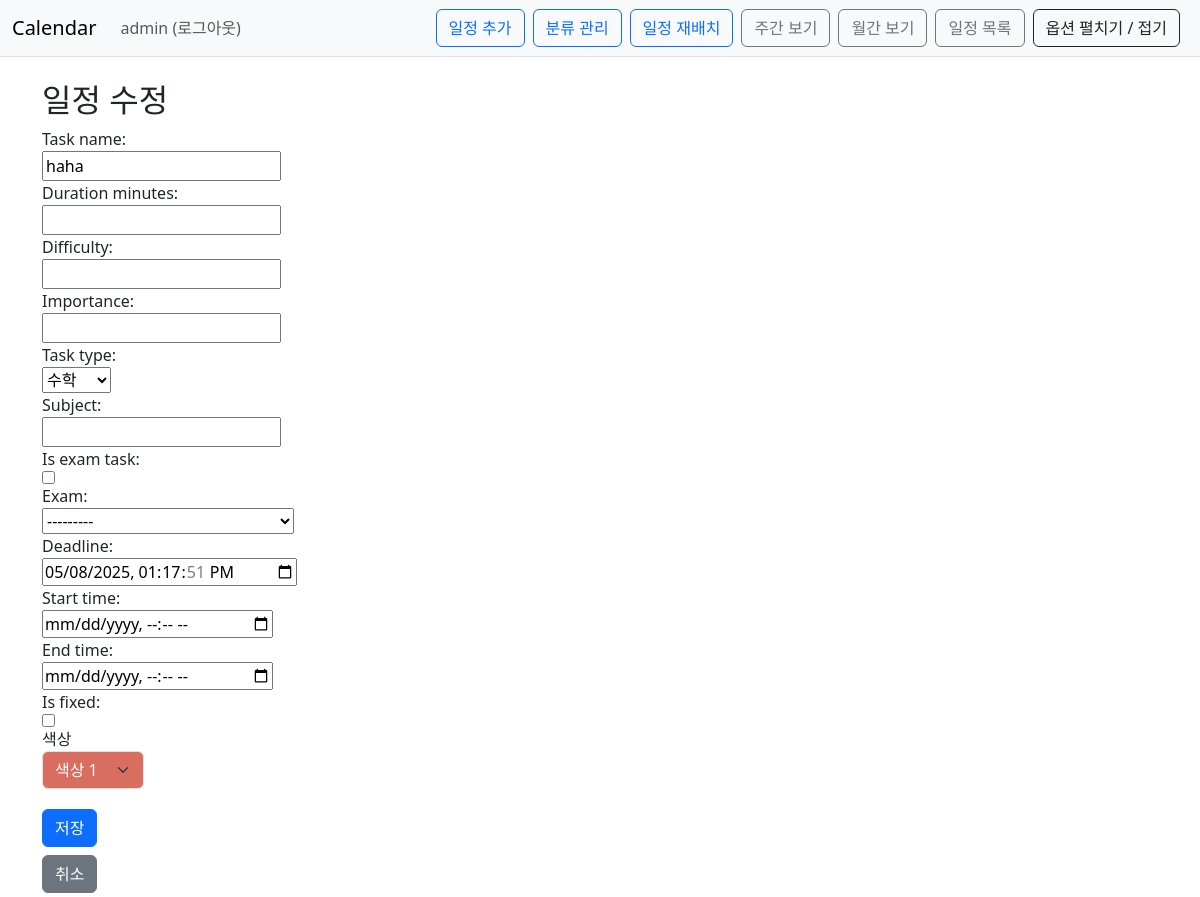
The page /calendar/schedule/1/edit/?next=/calendar/schedule/list/ (signed in) on the database as committed earlier.
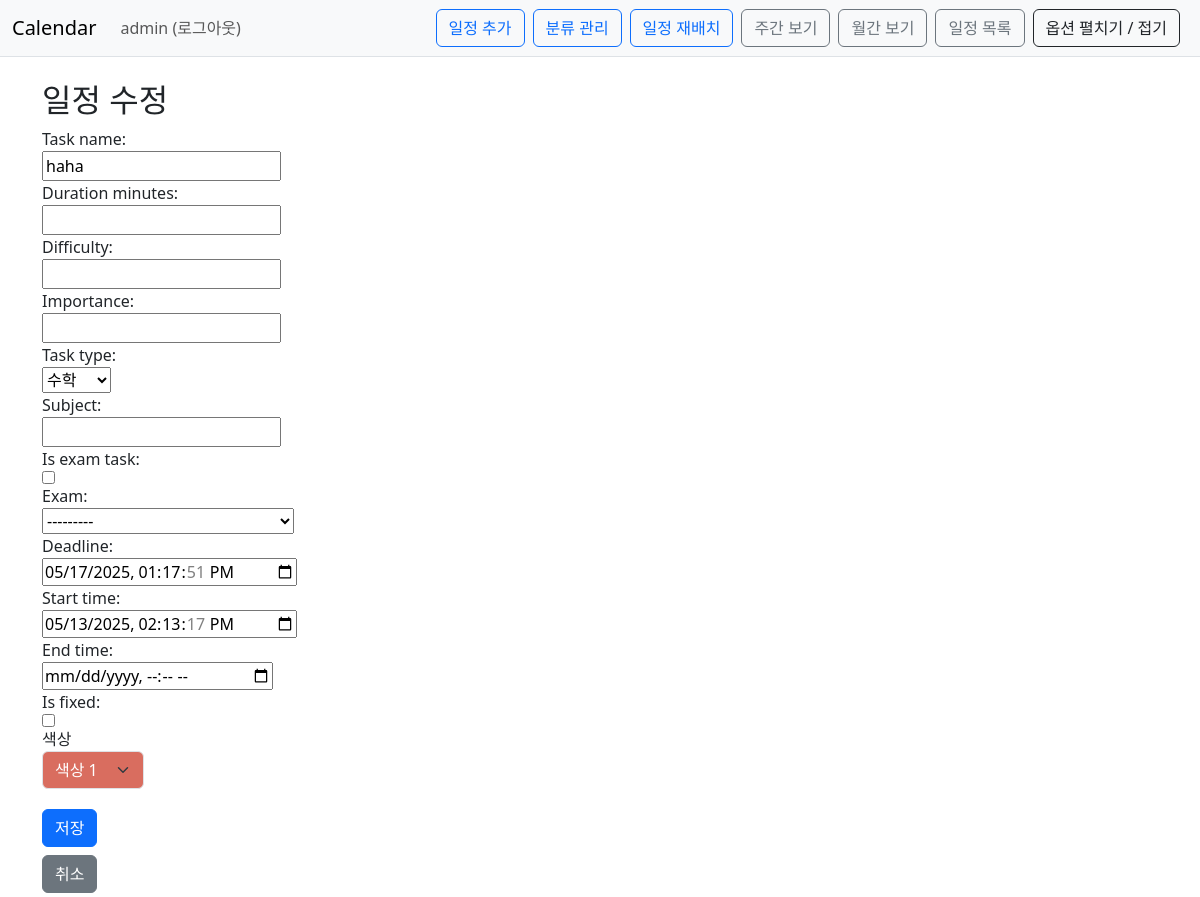
The same page on the database as committed later.
### Calendar/models.py (models this page shows, shortened)
class Schedule(models.Model):
    owner=models.ForeignKey(User, on_delete=models.CASCADE)
    task_name=models.CharField(max_length=50)
    duration_minutes=models.IntegerField(null=True, blank=True)
    difficulty=models.IntegerField(null=True, blank=True)
    importance=models.IntegerField(null=True, blank=True)
    task_type = models.ForeignKey('ScheduleType', null=True, blank=True, on_delete=models.SET_NULL)
    subject=models.CharField(max_length=50, blank=True)
    is_exam_task=models.BooleanField(default=False)
    deadline=models.DateTimeField(null=True ,blank=True)
    start_time=models.DateTimeField(null=True ,blank=True)
    end_time=models.DateTimeField(null=True ,blank=True)
    is_fixed=models.BooleanField(default=False)
    exam=models.ForeignKey('self',default=None, on_delete=models.SET_DEFAULT, null=True ,blank=True)
    color = models.CharField(max_length=7, blank=True, default='#6c8df5')
    is_done = models.BooleanField(default=False)
    def __str__(self):
        return f"{self.task_name}({self.owner})"

### Calendar/views.py (the view)
# urls.py: path('schedule/<int:pk>/edit/', views.schedule_edit, name='schedule_edit'),
@login_required(login_url='common:login')
def schedule_edit(request, pk):
    schedule = get_object_or_404(Schedule, pk=pk, owner=request.user)
    next_url = request.GET.get('next') or request.POST.get('next')  # GET/POST 모두 대응
    if request.method == 'POST':
        form = ScheduleForm(request.POST, instance=schedule, owner=request.user)
        if form.is_valid():
            form.save()
            if next_url and url_has_allowed_host_and_scheme(next_url, allowed_hosts={request.get_host()}):
                return redirect(next_url)
            return redirect('calendar:index')
    else:
        form = ScheduleForm(instance=schedule, owner=request.user)
    return render(request, 'calendar/schedule_form.html', {
        'form': form,
        'is_edit': True,
        'next': next_url  # 템플릿에 전달
    })

### Calendar/forms.py
class ScheduleForm(forms.ModelForm):
    color=forms.ChoiceField(
        choices=COLOR_CHOICES,
        widget=forms.Select(attrs={'class':'form-select'})
    )
    class Meta:
        model = Schedule
        fields = [
            'task_name','duration_minutes','difficulty','importance','task_type','subject',
            'is_exam_task','exam','deadline','start_time','end_time','is_fixed','color',
        ]
        widgets = {
            'deadline': forms.DateTimeInput(attrs={'type': 'datetime-local'}),
            'start_time': forms.DateTimeInput(attrs={'type': 'datetime-local'}),
            'end_time': forms.DateTimeInput(attrs={'type': 'datetime-local'}),
        }
    def __init__(self, *args, **kwargs):
        owner = kwargs.pop('owner', None)  # request.owner 받아옴
        super().__init__(*args, **kwargs)
        if self.instance.pk:
            self.fields['exam'].queryset = Schedule.objects.exclude(pk=self.instance.pk)
        if owner:
            self.fields['exam'].queryset = Schedule.objects.filter(owner=owner)
        if owner is not None:
            self.fields['task_type'].queryset = ScheduleType.objects.filter(owner=owner)

### templates/calendar/schedule_form.html (shortened to what this page needs)
{% extends 'base.html' %}
{% block content %}
<div class="container mt-4">
    <h2>{{ is_edit|yesno:"일정 수정,일정 추가" }}</h2>
    <form method="post" class="d-flex flex-column align-items-start">
        {{ form.task_name.label_tag }} {{ form.task_name }}
        {{ form.duration_minutes.label_tag }} {{ form.duration_minutes }}
        {{ form.difficulty.label_tag }} {{ form.difficulty }}
        {{ form.importance.label_tag }} {{ form.importance }}
        {{ form.task_type.label_tag }} {{ form.task_type }}
        {{ form.subject.label_tag }} {{ form.subject }}
        {{ form.is_exam_task.label_tag }} {{ form.is_exam_task }}
        {{ form.exam.label_tag }} {{ form.exam }}
        {{ form.deadline.label_tag }} {{ form.deadline }}
        {{ form.start_time.label_tag }} {{ form.start_time }}
        {{ form.end_time.label_tag }} {{ form.end_time }}
        {{ form.is_fixed.label_tag }} {{ form.is_fixed }}
        <div class="mb-3">
            <label for="id_color">색상</label>
            <select name="color" id="id_color" class="form-select">
                {% for code, label in form.fields.color.choices %}
                    <option value="{{ code }}"
                        {% if form.initial.color == code or form.data.color == code %}selected{% endif %}
                        style="background-color: {{ code }}; color: {% if code in '#D9D96D,#D9C56D,#D9B86D,#D9A46D,#D98C6D' %}#000{% else %}#fff{% endif %};">
                        {{ label }}
                    </option>
                {% endfor %}
            </select>
        </div>
        <button type="submit" class="btn btn-primary my-1">저장</button>
        <a href="{% url 'calendar:index' %}" class="btn btn-secondary my-1">취소</a>
    </form>
</div>
{% endblock %}

Rows that differ between the two databases and show on the page:
changed Schedule "haha": deadline "05/08/2025 13:17:51" → "05/17/2025 13:17:51"; start_time (not shown) → "05/13/2025 14:13:17"
